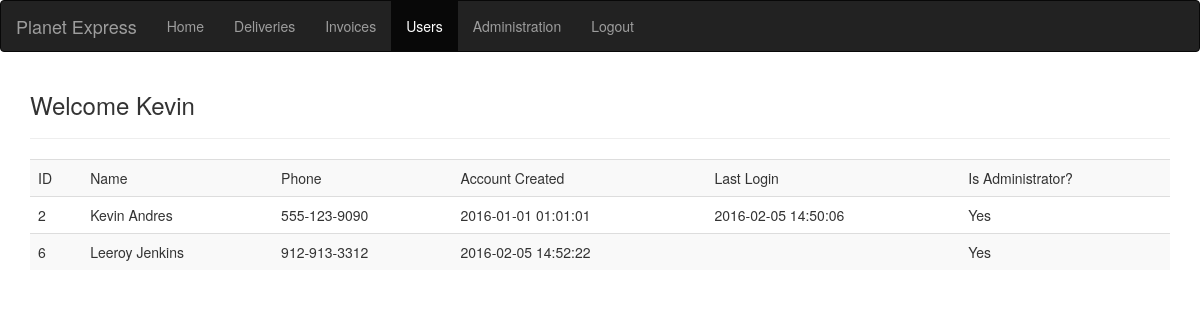
Screenshot of /week05/users.php (signed in) with the database file from the repository.
### tables this page shows
CREATE TABLE `organizations` (
  `id` int(11) NOT NULL AUTO_INCREMENT,
  `name` varchar(45) DEFAULT NULL,
  `address` varchar(100) DEFAULT NULL,
  `billing_address` varchar(100) DEFAULT NULL,
  `company_rate` float DEFAULT NULL,
  PRIMARY KEY (`id`)
);

CREATE TABLE `users` (
  `id` int(11) NOT NULL AUTO_INCREMENT,
  `username` varchar(45) DEFAULT NULL,
  `password` varchar(45) DEFAULT NULL,
  `account_creation_date` datetime DEFAULT NULL,
  `account_last_login` datetime DEFAULT NULL,
  `org_id` int(11) DEFAULT NULL,
  `is_admin` tinyint(4) NOT NULL,
  `firstname` varchar(25) NOT NULL,
  `lastname` varchar(25) NOT NULL,
  `phone_number` varchar(25) NOT NULL,
  PRIMARY KEY (`id`),
  KEY `fk_users_org_id_idx` (`org_id`),
  CONSTRAINT `fk_users_org_id` FOREIGN KEY (`org_id`) REFERENCES `organizations` (`id`) ON DELETE NO ACTION ON UPDATE NO ACTION
);

### week05/users.php (the view, shortened to what this page needs)
<?php
$user     = $_SESSION['user'];
$orgName = "NOT FOUND";
$is_admin = 0;
$SQLuser = 'php';
$SQLpassword = 'foo';
try
{
	$db = new PDO("mysql:host=localhost;dbname=php_project", $SQLuser, $SQLpassword);
	$userQuery = "SELECT * FROM users WHERE username='$user' LIMIT 1;";
	$userData = $db->query($userQuery);
	$userRow = $userData->fetch();
	$userOrgID = $userRow["org_id"];
	$is_admin = $userRow["is_admin"];
	$orgQuery = "SELECT * FROM organizations WHERE id=$userOrgID;";
	$orgData = $db->query($orgQuery);
	$orgRow = $orgData->fetch();
	$orgName = $orgRow["name"];
	$usersInThisOrg = "SELECT * FROM users WHERE org_id=$userOrgID;";
	$usersInThisOrgData = $db->query($usersInThisOrg);
}
catch (PDOException $ex)
{
	echo 'Error: ' . $ex->getMessage();
	die();
}
?>
<!DOCTYPE html>
<html>
<head>
  <link rel="stylesheet" href="http://maxcdn.bootstrapcdn.com/bootstrap/3.3.5/css/bootstrap.min.css">
</head>
<body>
	<nav class="navbar navbar-inverse">
		<div class="container-fluid">
	    	<div class="navbar-header">
	      		<a class="navbar-brand" href="home.php">
	      			<?php echo "$orgName"; ?>
	      		</a>
	    	</div>
			<ul class="nav navbar-nav">
	  			<li><a href="home.php">Home</a></li>
	  			<li><a href="deliveries.php">Deliveries</a></li>
	  			<li><a href="invoices.php">Invoices</a></li>
	  			<li class="active"><a href="#">Users</a></li>
	  			<?php
	  				if ($is_admin) {
	  					echo "\t\t\t\t<li><a href=\"administration.php\">Administration</a></li>";
	  				}
	  			?>
	  			<li><a href="logout.php">Logout</a></li>
			</ul>
		</div>
	</nav>
	<div class="container">
        <h3>Welcome <?php echo "$user"; ?></h3>
		<hr class="featurette-divider">
<?php
	echo "<table class='table table-striped'><tr><td>ID</td><td>Name</td><td>Phone</td><td>Account Created</td><td>Last Login</td><td>Is Administrator?</td></tr>";
	foreach ($usersInThisOrgData as $row) {
		echo "<tr>";
		echo "<td>" . $row['id'] . "</td>";
		$fullname = $row['firstname'] . " " . $row['lastname'];
		echo "<td>" . $fullname . "</td>";
		echo "<td>" . $row["phone_number"] . "</td>";
		echo "<td>" . $row['account_creation_date'] . "</td>";
		echo "<td>" . $row['account_last_login'] . "</td>";
		if ($row['is_admin']) {
			echo "<td>Yes</td>";
		}
		else {
			echo "<td>No</td>";
		}
		echo "</tr>";
	}
	echo "</table>";
?>
	    <div class="row featurette">
	        <div class="col-md-7 col-md-push-5">
	        </div>
	        <div class="col-md-5 col-md-pull-7">
	        </div>
	    </div>
	</div>

### rows the page displays
organizations: name "Planet Express"
users: id "2", fullname "Kevin Andres", phone_number "555-123-9090", account_creation_date "2016-01-01 01:01:01", account_last_login "2016-02-05 14:50:06", is_admin "Yes"
users: id "6", fullname "Leeroy Jenkins", phone_number "912-913-3312", account_creation_date "2016-02-05 14:52:22", is_admin "Yes"

### other values shown
$user "Kevin"
